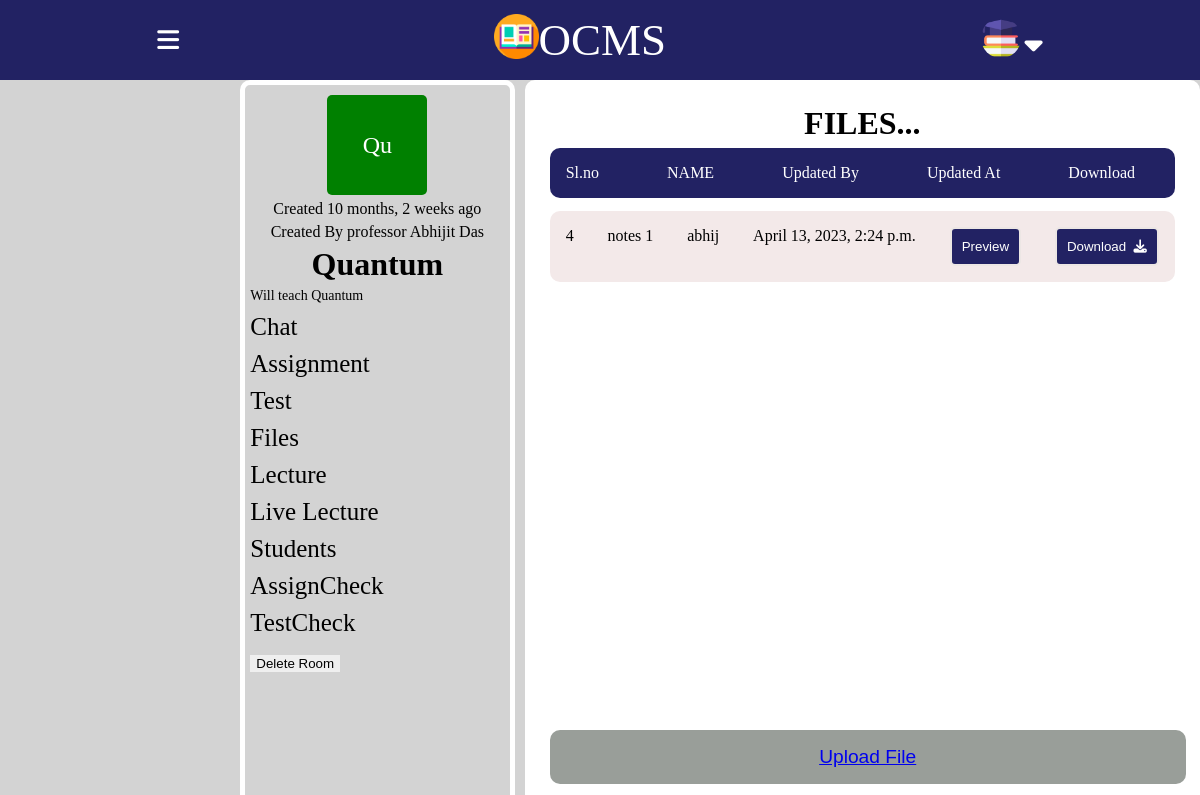
The app's page /troom/11/files/ with its own data.
### base/models.py (models this page shows, shortened)
class Room(models.Model):
    course_id=models.CharField(max_length=100)
    teacher=models.CharField(max_length=100)
    name = models.CharField(max_length=200) #set it to host.subject_name during declaration by default
    description = models.TextField(null=True, blank=True)
    avatar = models.ImageField(null=True, default="avatar.svg")
    room_code=models.CharField(max_length=100)
    updated = models.DateTimeField(auto_now=True)
    created = models.DateTimeField(auto_now_add=True)
    class Meta:
        ordering = ['-updated', '-created']

class Files(models.Model):
    room = models.ForeignKey(Room, on_delete=models.CASCADE)
    file = models.FileField(upload_to='files/')
    name = models.CharField(max_length=100)
    description = models.TextField(null=True, blank=True)
    uploaded_by = models.CharField(max_length=100)
    uploaded_at = models.DateTimeField(auto_now_add=True)
    def get_absolute_url(self):
        return reverse('download_file_files', args=[str(self.id)])

### base/views.py (the view)
# urls.py: path('troom/<str:pk>/files/',views.files,name='tfiles'),
def files(request,pk):
    room=Room.objects.get(id=pk)
    files=Files.objects.filter(room__id=pk)
    context={'room':room,'files':files}
    return render(request,"base/tfiles.html",context)

### base/templates/base/tfiles.html (shortened to what this page needs)
{% include 'teacher_main.html' %}
{% block content %}
<div class="bigcontainer">
    <div class="leftcontainer">
        <div class="classicon">
            {{ room.name|slice:":2" }}
        </div>
       <p>Created {{room.created | timesince}} ago</p>
       <p>Created By professor {{room.teacher}}</p>
        <div class="classname">
            <h1>{{room.name}} </h1>
        </div>
        <ul>
            <li class="opt" style="font-size: 14px;">
                {{room.description}}
            </li>
            <li class="opt">
               <a href="{% url 'troom' room.id %}"> Chat</a>
            </li>
            <li class="opt">
              <a href="{% url 'tassignments' room.id %}">Assignment</a>
            </li>
            <li class="opt">
             <a href="{% url 'ttest' room.id %}">Test</a>
            </li>
            <li class="opt">
               <a href="{% url 'tfiles' room.id %}">Files</a>
            </li>
            <li class="opt">
                <a href="{% url 'tlectures' room.id %}">Lecture</a>
            </li>
            <li class="opt">
                <a href="{% url 'create_meeting' room.id %}">Live Lecture</a>
            </li>
            <li class="opt">
                <a href="{% url 'trstudents' room.id %}">Students</a>
            </li>
            <li class="opt">
                <a href="{% url 'tasubmission' room.id %}">AssignCheck</a>
            </li>
            <li class="opt">
                <a href="{% url 'ttsubmission' room.id %}">TestCheck</a>
            </li>
            <li class="opt">
                <button onclick="showAlert()">
                    <a href="{% url 'delete-room' room.id %}" class="btn btn-danger">Delete Room</a>
                  </button>
            </li>
        </ul>
    </div>
    <div class="assrightcontainer">
        <h1>FILES...</h1>
        <div class="assignmentnavbar">
            <p>Sl.no</p>
            <p>NAME</p>
            <p>Updated By</p>
            <p>Updated At</p>
            <p>Download</p>
        </div>
        <div class="assignmentwrapper">
        {% for file in files %}
        <div class="assignment">
            <p>{{file.id}}</p>
            <p>{{file.name}}</p>
            <p>{{file.uploaded_by}}</p>
            <p>{{file.uploaded_at}}</p>
            <button><a href="{{ file.file.url }}" target="_blank">Preview</a></button>
             <button><a href="{{ file.get_absolute_url }}">Download&nbsp;&nbsp;<i class="fa-solid fa-download fa-beat"></i></a></button>
        </div>
        {% endfor %}
        <button id="uploadassignment"><a href="{% url 'tuploadfiles' room.id %}">Upload File</a></button>
        </div>
   </div>
{% endblock content %}

### static/styles/portal.css (style rules this page uses)
* { margin: 0; border: 0; box-sizing: border-box; }
body { height: 100vh; width: 100vw; display: flex; flex-direction: column; }
.bigcontainer { min-height: 100vh; position: absolute; top: 10vh; width: 100vw; display: flex; background-color:lightgray; gap: 10px; }
.leftcontainer { margin-left:20vw; width: 40%; display: flex; flex-direction: column; gap: 5px; padding-top: 10px; align-items: center; border: 5px solid white; padding: 10px; border-radius: 10px; }
.classicon { height: 100px; width: 100px; display: flex; justify-content: center; align-items: center; color: white; font-size:x-large; border-radius: 5px; background-color: green; }
.leftcontainer ul { display: flex; flex-direction: column; gap: 9px; position: relative; right: 6.7vw; }
.leftcontainer ul li { list-style: none; font-size:25px; }
.leftcontainer ul li a { text-decoration: none; color: #000; }
.assrightcontainer { width: 100%; display: flex; flex-direction: column; align-items: center; padding: 20px; border: 5px solid white; border-radius: 10px; background-color: white; }
.assignmentnavbar { margin-top: 1%; width: 100%; display: flex; background-color:rgb(34, 34, 99); color: white; padding: 16px; border-radius: 10px; gap: 68px; }
.assignmentwrapper { margin-top: 2%; display: flex; flex-direction: column; gap: 10px; height: 65vh; overflow-y: scroll; width: 100%; }
.assignment { display: flex; justify-content: space-between; background-color:rgb(243, 233, 233); padding: 16px; border-radius: 10px; }
.assignment a { text-decoration: none; color: white; }
.assignment button { padding: 10px; border-radius: 5px; background-color: rgb(34, 34, 99); color: white; border: none; border: 2px solid rgb(236, 230, 228); }
#uploadassignment { position: absolute; bottom:12vh; padding: 16px; width:53%; color: white; z-index: +20; background-color: rgb(153, 158, 153); border-radius: 10px; font-size: larger; }

### records on screen
Room: name "Qu", created "10 months, 2 weeks", teacher "Abhijit Das", name "Quantum", description "Will teach Quantum"
Files: id "4", name "notes 1", uploaded_by "abhij", uploaded_at "April 13, 2023, 2:24 p.m."
